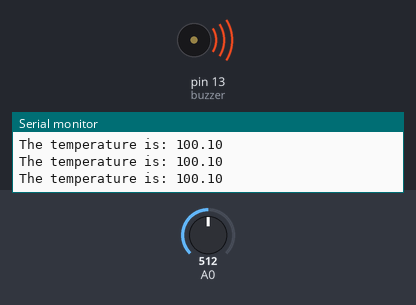
Simulated run of this sketch. Board: Arduino Uno, built with avr-gcc and run on an emulated ATmega328P. Shown: buzzer (waves = sounding, pin HIGH), the last lines printed to the serial monitor. Inputs (shaded band) come from the test bench; at power-on: A0 = 512.

Above: at 1.25 s.
1.3 s: A0 set to 122
At 2.5 s:
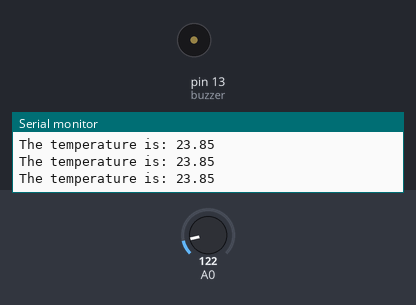
2.8 s: A0 set to 139
At 3.1 s:
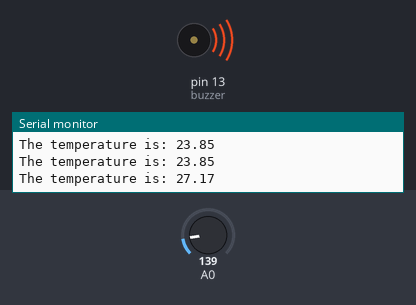
5.8 s: A0 set to 22
At 6.6 s:
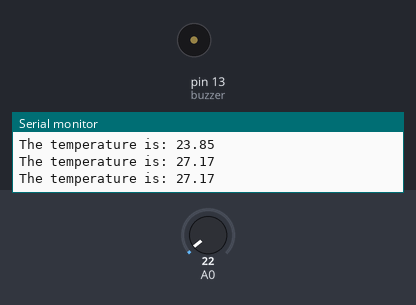
Timing chart, 0 to 8.8 s (numbered marks = the images above; inputs shaded):
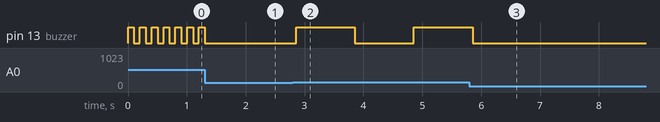

The sketch:

Temp_Buzz_Code.ino
```cpp
int buzzer = 13;

void setup() {
pinMode(A0, INPUT);
pinMode(buzzer,OUTPUT);
Serial.begin(9600);
analogReference(EXTERNAL);
}

void loop() {
float temperature = analogRead(A0)/5.115;
Serial.print("The temperature is: ");
Serial.println(temperature);
if ( temperature < 26) {
  digitalWrite(buzzer, LOW);
}
if ( temperature >= 26 && temperature < 32){
  digitalWrite(buzzer, HIGH);
  delay(1000);
  digitalWrite(13, LOW);
  delay(1000);
}
if ( temperature >= 32){
  digitalWrite(buzzer, HIGH);
  delay(100);
  digitalWrite(buzzer, LOW);
  delay(100);
}

}
```

Measured:
- the behaviour switches between 132 and 133 on A0 (found by bisection; images 1 and 2)
- after the input at 1.3 s, pin 13 (buzzer): goes on until 1.3 s, then stays LOW
- after the input at 2.8 s, pin 13 (buzzer): LOW → HIGH after 0.05 s, → LOW 1.0 s later, → HIGH 1.0 s later
- after the input at 5.8 s, pin 13 (buzzer): goes on until 5.9 s, then stays LOW
- by itself, pin 13 (buzzer): alternates HIGH for 0.10 s and LOW for 0.10 s
